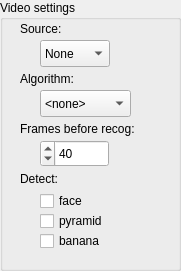
   <widget class="QGroupBox" name="groupBox">
    <property name="geometry">
     <rect>
      <x>290</x>
      <y>380</y>
      <width>181</width>
      <height>271</height>
     </rect>
    </property>
    <property name="title">
     <string>Video settings</string>
    </property>
    <widget class="QLabel" name="label">
     <property name="geometry">
      <rect>
       <x>20</x>
       <y>20</y>
       <width>67</width>
       <height>17</height>
      </rect>
     </property>
     <property name="text">
      <string>Source:</string>
     </property>
    </widget>
    <widget class="QComboBox" name="srcSelect">
     <property name="geometry">
      <rect>
       <x>40</x>
       <y>40</y>
       <width>70</width>
       <height>27</height>
      </rect>
     </property>
     <property name="focusPolicy">
      <enum>Qt::NoFocus</enum>
     </property>
     <item>
      <property name="text">
       <string>None</string>
      </property>
     </item>
     <item>
      <property name="text">
       <string>Local</string>
      </property>
     </item>
     <item>
      <property name="text">
       <string>TCP</string>
      </property>
     </item>
    </widget>
    <widget class="QLabel" name="label_4">
     <property name="geometry">
      <rect>
       <x>20</x>
       <y>170</y>
       <width>51</width>
       <height>17</height>
      </rect>
     </property>
     <property name="text">
      <string>Detect:</string>
     </property>
    </widget>
    <widget class="QComboBox" name="algSelect">
     <property name="geometry">
      <rect>
       <x>40</x>
       <y>90</y>
       <width>91</width>
       <height>27</height>
      </rect>
     </property>
     <property name="focusPolicy">
      <enum>Qt::NoFocus</enum>
     </property>
     <item>
      <property name="text">
       <string>&lt;none&gt;</string>
      </property>
     </item>
     <item>
      <property name="text">
       <string>Haar</string>
      </property>
     </item>
     <item>
      <property name="text">
       <string>...</string>
      </property>
     </item>
    </widget>
    <widget class="QDoubleSpinBox" name="framesB4Detect">
     <property name="geometry">
      <rect>
       <x>40</x>
       <y>140</y>
       <width>69</width>
       <height>27</height>
      </rect>
     </property>
     <property name="focusPolicy">
      <enum>Qt::ClickFocus</enum>
     </property>
     <property name="toolTip">
      <string notr="true" comment="WARNING: the lower the number, the greater the LAAAG">&lt;html&gt;&lt;head/&gt;&lt;body&gt;&lt;p&gt;WARNING: The lower the number, the heavier the LAAAG&lt;/p&gt;&lt;/body&gt;&lt;/html&gt;</string>
     </property>
     <property name="whatsThis">
      <string>&lt;html&gt;&lt;head/&gt;&lt;body&gt;&lt;p&gt;rqsdfsfd&lt;/p&gt;&lt;/body&gt;&lt;/html&gt;</string>
     </property>
     <property name="layoutDirection">
      <enum>Qt::RightToLeft</enum>
     </property>
     <property name="keyboardTracking">
      <bool>false</bool>
     </property>
     <property name="decimals">
      <number>0</number>
     </property>
     <property name="maximum">
      <double>200.000000000000000</double>
     </property>
     <property name="value">
      <double>40.000000000000000</double>
     </property>
    </widget>
    <widget class="QLabel" name="label_2">
     <property name="geometry">
      <rect>
       <x>20</x>
       <y>70</y>
       <width>91</width>
       <height>17</height>
      </rect>
     </property>
     <property name="text">
      <string>Algorithm:</string>
     </property>
    </widget>
    <widget class="QLabel" name="label_3">
     <property name="geometry">
      <rect>
       <x>20</x>
       <y>120</y>
       <width>161</width>
       <height>17</height>
      </rect>
     </property>
     <property name="text">
      <string>Frames before recog:</string>
     </property>
    </widget>
    <widget class="QWidget" name="tasksCheckboxes" native="true">
     <property name="geometry">
      <rect>
       <x>30</x>
       <y>180</y>
       <width>120</width>
       <height>80</height>
      </rect>
     </property>
     <widget class="QCheckBox" name="face">
      <property name="geometry">
       <rect>
        <x>10</x>
        <y>10</y>
        <width>97</width>
        <height>22</height>
       </rect>
      </property>
      <property name="focusPolicy">
       <enum>Qt::NoFocus</enum>
      </property>
      <property name="text">
       <string>face</string>
      </property>
     </widget>
     <widget class="QCheckBox" name="banana">
      <property name="geometry">
       <rect>
        <x>10</x>
        <y>50</y>
        <width>97</width>
        <height>22</height>
       </rect>
      </property>
      <property name="focusPolicy">
       <enum>Qt::NoFocus</enum>
      </property>
      <property name="text">
       <string>banana</string>
      </property>
     </widget>
     <widget class="QCheckBox" name="pyramid">
      <property name="geometry">
       <rect>
        <x>10</x>
        <y>30</y>
        <width>97</width>
        <height>22</height>
       </rect>
      </property>
      <property name="focusPolicy">
       <enum>Qt::NoFocus</enum>
      </property>
      <property name="text">
       <string>pyramid</string>
      </property>
     </widget>
    </widget>
   </widget>
